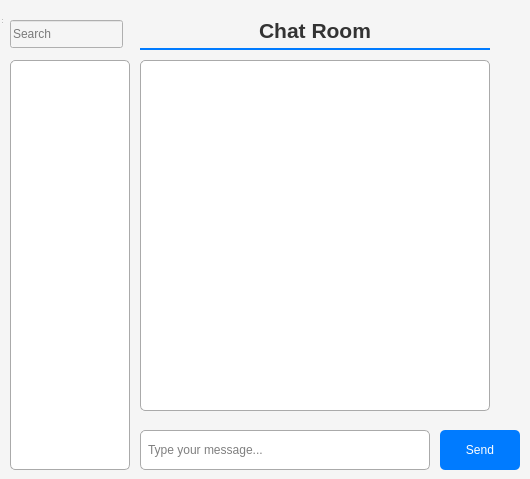
<?xml version="1.0" encoding="UTF-8"?>
<ui version="4.0">
 <class>Dialog</class>
 <widget class="QDialog" name="Dialog">
  <property name="geometry">
   <rect>
    <x>0</x>
    <y>0</y>
    <width>530</width>
    <height>479</height>
   </rect>
  </property>
  <property name="windowTitle">
   <string>Chat</string>
  </property>
  <widget class="QWidget" name="centralwidget" native="true">
   <property name="geometry">
    <rect>
     <x>0</x>
     <y>0</y>
     <width>530</width>
     <height>480</height>
    </rect>
   </property>
   <property name="styleSheet">
    <string>
     background-color: #f5f5f5;
     font-family: Arial, sans-serif;
    </string>
   </property>
   <widget class="QLabel" name="titleLabel">
    <property name="geometry">
     <rect>
      <x>140</x>
      <y>10</y>
      <width>350</width>
      <height>40</height>
     </rect>
    </property>
    <property name="font">
     <font>
      <family>Arial</family>
      <pointsize>16</pointsize>
      <bold>true</bold>
     </font>
    </property>
    <property name="styleSheet">
     <string>
      color: #333;
      border-bottom: 2px solid #007BFF;
    </string>
    </property>
    <property name="text">
     <string>Chat Room</string>
    </property>
    <property name="alignment">
     <set>Qt::AlignCenter</set>
    </property>
   </widget>
   <widget class="QListWidget" name="userListWidget">
    <property name="geometry">
     <rect>
      <x>10</x>
      <y>60</y>
      <width>120</width>
      <height>410</height>
     </rect>
    </property>
    <property name="styleSheet">
     <string>
      border: 1px solid #aaa;
      border-radius: 5px;
      background-color: #fff;
     </string>
    </property>
   </widget>
   <widget class="QTextBrowser" name="textBrowser">
    <property name="geometry">
     <rect>
      <x>140</x>
      <y>60</y>
      <width>350</width>
      <height>351</height>
     </rect>
    </property>
    <property name="styleSheet">
     <string>
      border: 1px solid #aaa;
      border-radius: 5px;
      background-color: #fff;
      padding: 5px;
     </string>
    </property>
   </widget>
   <widget class="QLineEdit" name="lineEdit">
    <property name="geometry">
     <rect>
      <x>140</x>
      <y>430</y>
      <width>290</width>
      <height>40</height>
     </rect>
    </property>
    <property name="styleSheet">
     <string>
      border: 1px solid #aaa;
      border-radius: 5px;
      background-color: #fff;
      padding: 5px;
     </string>
    </property>
    <property name="placeholderText">
     <string>Type your message...</string>
    </property>
   </widget>
   <widget class="QPushButton" name="pushButton">
    <property name="geometry">
     <rect>
      <x>440</x>
      <y>430</y>
      <width>80</width>
      <height>40</height>
     </rect>
    </property>
    <property name="styleSheet">
     <string>
      background-color: #007BFF;
      color: #fff;
      border: none;
      border-radius: 5px;
      padding: 10px;
     </string>
    </property>
    <property name="text">
     <string>Send</string>
    </property>
   </widget>
   <widget class="QLineEdit" name="lineEdit_3">
    <property name="geometry">
     <rect>
      <x>10</x>
      <y>20</y>
      <width>113</width>
      <height>28</height>
     </rect>
    </property>
    <property name="placeholderText">
     <string>Search </string>
    </property>
   </widget>
  </widget>
  <widget class="QStatusBar" name="statusbar">
   <property name="geometry">
    <rect>
     <x>0</x>
     <y>0</y>
     <width>3</width>
     <height>25</height>
    </rect>
   </property>
  </widget>
 </widget>
 <resources/>
 <connections/>
</ui>
